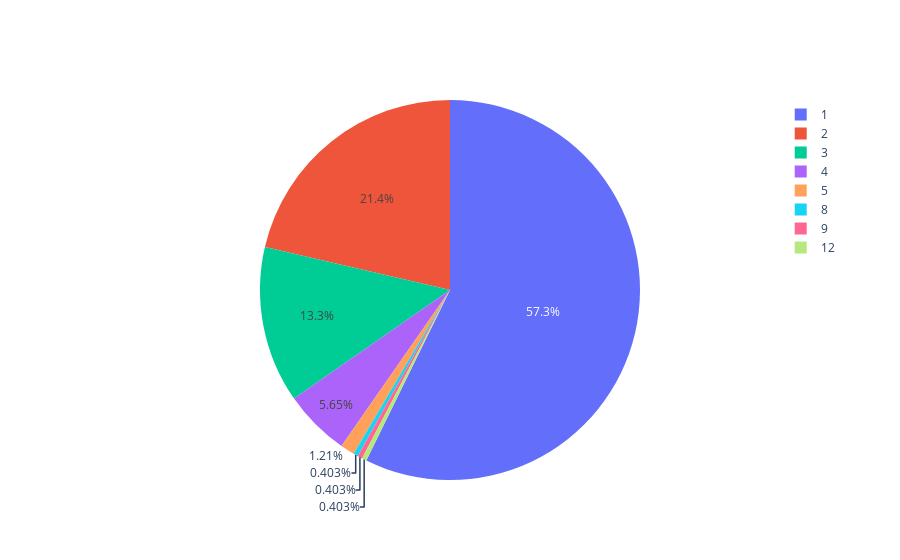

Notebook code cell kept with this figure:
### Code cell
import plotly.graph_objects as go

labels = [i for i in range(20) if activity[i]>0]
values = [i for i in activity if i>0]
fig = go.Figure(data=[go.Pie(labels=labels, values=values)])
fig.show()

### Figure 1 — Plotly figure (JSON) as saved in the notebook; plotly's stock layout.template omitted (floating-point values rounded to 4 significant figures)
{"data": [{"labels": [1, 2, 3, 4, 5, 8, 9, 12], "type": "pie", "values": [142, 53, 33, 14, 3, 1, 1, 1]}], "layout": {}}
